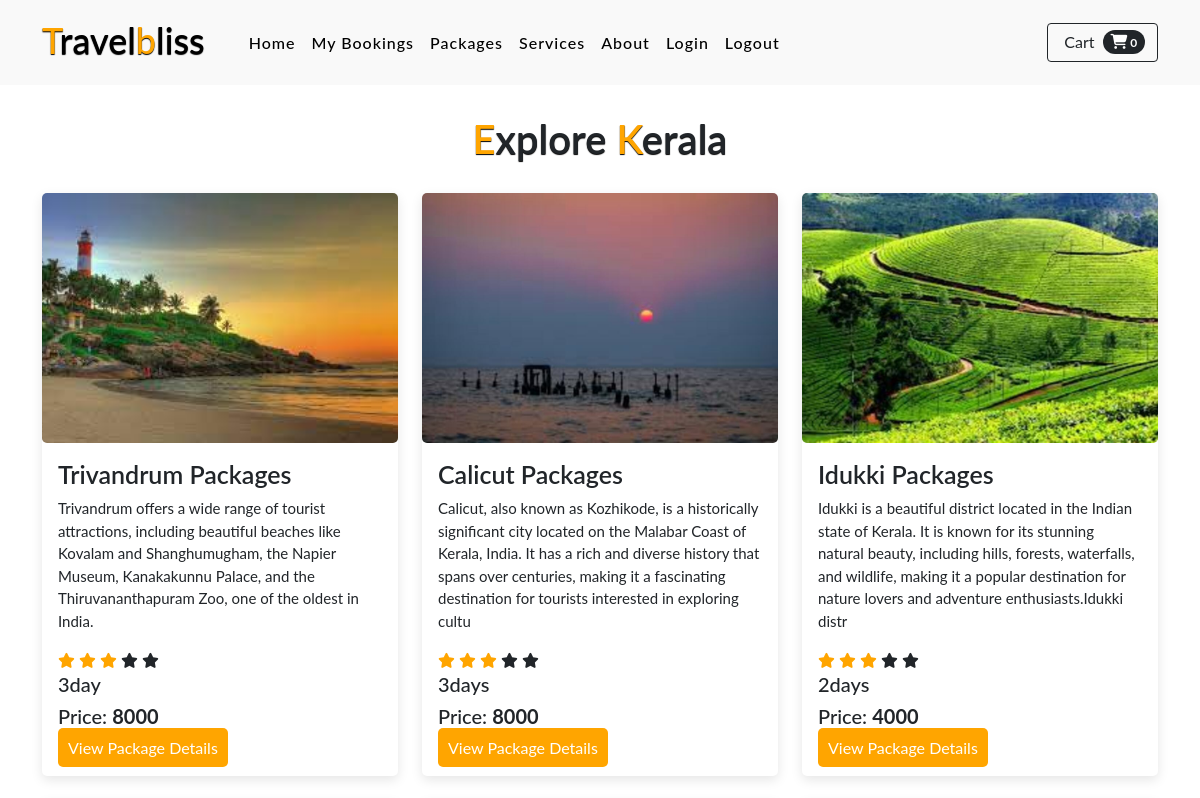
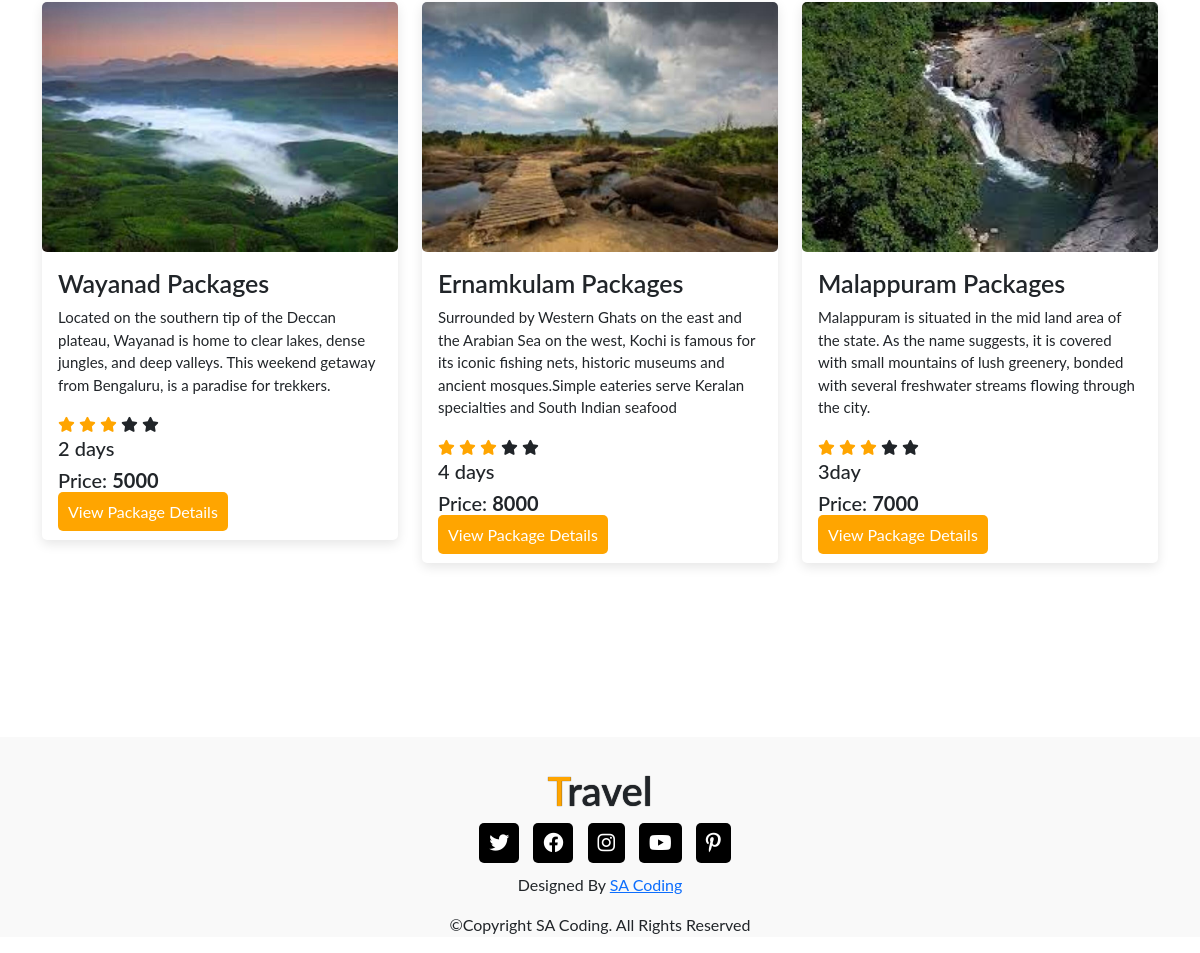
The app's page /package with its own data (2 pictures, top to bottom).
### travelapp/models.py (models this page shows)
class Packages(models.Model):
    district_name=models.ForeignKey(District,on_delete=models.CASCADE)
    package_name = models.CharField(max_length=100)
    description = models.CharField(max_length=255)
    price = models.PositiveIntegerField()
    duration = models.CharField(max_length=100)
    image = models.ImageField(upload_to='image',null=True)
    is_active = models.BooleanField(default=True)

### travelapp/views.py (the view)
# urls.py: path('package',views.PackageView.as_view(), name='package_view'),
class PackageView(View):
    def get(self,request, *args, **kwargs):
        packages=Packages.objects.all()
        return render(request,'packages.html',{'packages':packages})

### travelapp/context_processors.py (called while the page is built)
def cart_count_context(request):
    if request.user.is_authenticated:
        count=Carts.objects.filter(user_id=request.user).exclude(status='booked').count()
        return {'count':count}
    else:
        return {'count':0}

### travelapp/templates/packages.html (shortened to what this page needs)
{% extends 'index.html' %}
{% block content %}
<section class="packages" id="packages">
  <div class="container">
   <div class="main-txt">
     <h1><span>E</span>xplore <span>K</span>erala</h1>
   </div>
    <div class="row" style="margin-top: 30px;">
      {% for package in packages %}
      <div class="col-md-4 py-3 py-md-0">
        <div class="card mb-4 ">
          <div class="image-container">
            <img src="{{package.image.url}}" alt="">
          </div>
          <div class="card-body">
           <h3>{{package.package_name}}</h3>
           <p>{{package.description}} </p>
            <div class="star">
              <i class="fa-solid fa-star checked"></i>
              <i class="fa-solid fa-star checked"></i>
              <i class="fa-solid fa-star checked"></i>
              <i class="fa-solid fa-star "></i>
              <i class="fa-solid fa-star "></i>
            </div>
            <h6>{{package.duration}}</h6>
            <h6>Price: <strong>{{package.price}}</strong></h6>
            <a href="{% url 'detail_view' package.id %}">View Package Details</a>
          </div>
        </div>
      </div>
      {% endfor %}
    </div>
</section>
{% endblock %}

### travelapp/templates/index.html (shortened to what this page needs)
{% load static %}
<!DOCTYPE html>
<html lang="en">
<head>
  <link rel="stylesheet" href="{% static 'style.css' %}">
  <link href="https://cdn.jsdelivr.net/npm/bootstrap@5.0.2/dist/css/bootstrap.min.css" rel="stylesheet"
>
  <link rel="stylesheet" href="https://cdnjs.cloudflare.com/ajax/libs/font-awesome/6.2.1/css/all.min.css">
</head>
<body>
  <nav class="navbar navbar-expand-lg" id="navbar">
    <div class="container">
      <a class="navbar-brand" href="index.html" id="logo"><span>T</span>ravel<span>b</span>liss</a>
      <div class="collapse navbar-collapse" id="mynavbar">
        <ul class="navbar-nav me-auto">
          <li class="nav-item">
            <a class="nav-link active" href="{% url 'home_view' %}">Home</a>
          </li>
          <li class="nav-item">
            <a class="nav-link" href="{% url 'mybooking_view' %}">My Bookings</a>
          </li>
          <li class="nav-item">
            <a class="nav-link" href="{% url 'package_view' %}">Packages</a>
          </li>
          <li class="nav-item">
            <a class="nav-link" href="#services">Services</a>
          </li>
          <li class="nav-item">
            <a class="nav-link" href="#about">About</a>
          </li>
          <li class="nav-item">
            <a class="nav-link" href="{% url 'log_view' %}">Login</a>
          </li>
          <li class="nav-item">
            <a class="nav-link" href="{% url 'logout_view' %}">Logout</a>
          </li>
        </ul>
        <form class="d-flex">
          <a class="btn btn-outline-dark" type="submit" href="{% url 'cart_list_view' %}">
            Cart
            <span class="badge bg-dark text-white ms-1 rounded-pill">
              <i class="fa fa-shopping-cart" style="font-size:15px"></i>
              {{count}}
            </span>
          </a>
        </form>
      </div>
    </div>
  </nav>
  {% block content %}{% endblock %}
  <footer id="footer">
    <h1><span>T</span>ravel</h1>
    <div class="social-links">
      <i class="fa-brands fa-twitter"></i>
      <i class="fa-brands fa-facebook"></i>
      <i class="fa-brands fa-instagram"></i>
      <i class="fa-brands fa-youtube"></i>
      <i class="fa-brands fa-pinterest-p"></i>
    </div>
    <div class="credit">
      <p>Designed By <a href="#">SA Coding</a></p>
    </div>
    <div class="copyright">
      <p>&copy;Copyright SA Coding. All Rights Reserved</p>
    </div>
  </footer>
</body>
</html>

### travelapp/static/style.css (style rules this page uses)
* { margin: 0; padding: 0; box-sizing: border-box; text-decoration: none; list-style: none; scroll-behavior: smooth; font-family: 'Lato', sans-serif; }
#navbar { background: #f9f9f9; }
#logo { font-size: 36px; font-weight: 550; color: black; text-shadow: 0px 1px 1px black; margin-bottom: 5px; }
#logo span { color: #ffa500; }
.navbar-nav { margin-left: 20px; }
.nav-item .nav-link { font-size: 16px; font-weight: 550; color: black; letter-spacing: 1px; border-radius: 3px; transition: 0.5s ease; }
.main-txt h1 { text-align: center; margin-top: 30px; font-weight: 600; text-shadow: 0px 1px 1px black; }
.main-txt h1 span { color: #ffa500; }
.packages .card { border-radius: 5px; border: none; box-shadow: rgba(0,0,0,0.1) 0px 4px 12px; }
.packages .card img { border-radius: 5px; }
.packages .card .card-body { background: transparent; }
.packages .card .card-body h3 { font-size: 25px; font-weight: 600; }
.packages .card .card-body p { font-size: 15px; }
.checked { color: #ffa500; }
.star i { font-size: 15px; }
.packages .card .card-body h6 { font-size: 20px; }
.packages .card .card-body a { padding: 10px; text-decoration: none; background: #ffa500; color: white; border-radius: 5px; }
#footer { width: 100%; margin-top: 150px; text-align: center; background: #f9f9f9; }
#footer h1 { font-weight: 600; padding-top: 30px; text-shadow: 0px 0px 1px black; }
#footer h1 span { color: #ffa500; }
.social-links i { padding: 10px; border-radius: 5px; font-size: 20px; background: black; color: white; margin-left: 10px; margin-bottom: 10px; transition: 0.5s ease; cursor: pointer; }

### travelapp/templates/packages.html (style rules this page uses)
.image-container img { width: 100%; height: 250px; object-fit: cover; }

### records on screen
Packages: image (picture), package_name "Trivandrum Packages", description "Trivandrum offers a wide range of tourist attractions, including beautiful beaches like Kovalam and Shanghumugham, the Napier Museum, Kanakakunnu Palace, and the Thiruvananthapuram Zoo, one of the oldest in India.", duration "3day", price "8000"
Packages: image (picture), package_name "Calicut Packages", description "Calicut, also known as Kozhikode, is a historically significant city located on the Malabar Coast of Kerala, India. It has a rich and diverse history that spans over centuries, making it a fascinating destination for tourists interested in exploring cultu", duration "3days", price "8000"
Packages: image (picture), package_name "Idukki Packages", description "Idukki is a beautiful district located in the Indian state of Kerala. It is known for its stunning natural beauty, including hills, forests, waterfalls, and wildlife, making it a popular destination for nature lovers and adventure enthusiasts.Idukki distr", duration "2days", price "4000"
Packages: image (picture), package_name "Wayanad Packages", description "Located on the southern tip of the Deccan plateau, Wayanad is home to clear lakes, dense jungles, and deep valleys. This weekend getaway from Bengaluru, is a paradise for trekkers.", duration "2 days", price "5000"
Packages: image (picture), package_name "Ernamkulam Packages", description "Surrounded by Western Ghats on the east and the Arabian Sea on the west, Kochi is famous for its iconic fishing nets, historic museums and ancient mosques.Simple eateries serve Keralan specialties and South Indian seafood", duration "4 days", price "8000"
Packages: image (picture), package_name "Malappuram Packages", description "Malappuram is situated in the mid land area of the state. As the name suggests, it is covered with small mountains of lush greenery, bonded with several freshwater streams flowing through the city.", duration "3day", price "7000"

### other values on screen
{{ count }} "0"
